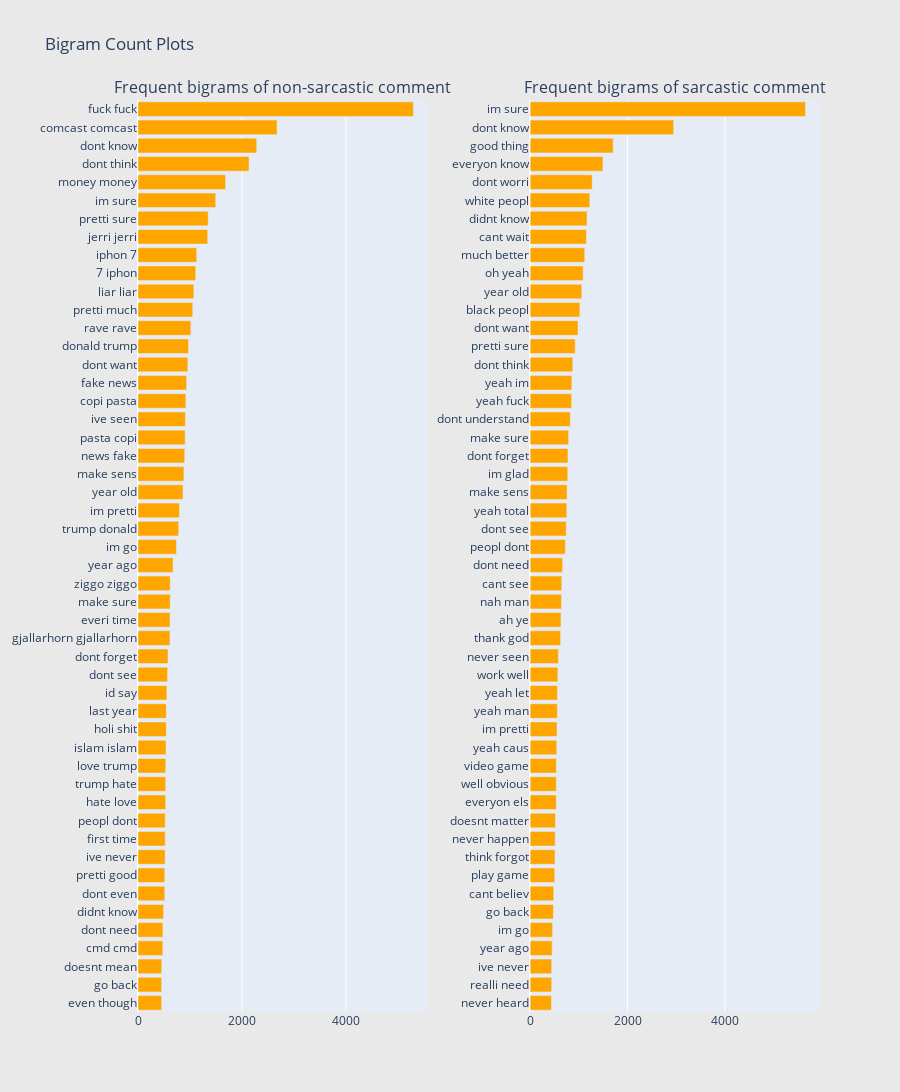

The notebook cell saved with this chart:
### Code cell
freq_dict = defaultdict(int)
for sent in train0_df['processedtext']:
    for word in generate_ngrams(sent,2):
        freq_dict[word] += 1
fd_sorted = pd.DataFrame(sorted(freq_dict.items(), key=lambda x: x[1])[::-1])
fd_sorted.columns = ["word", "wordcount"]
trace0 = horizontal_bar_chart(fd_sorted.head(50), 'orange')


freq_dict = defaultdict(int)
for sent in train1_df['processedtext']:
    for word in generate_ngrams(sent,2):
        freq_dict[word] += 1
fd_sorted = pd.DataFrame(sorted(freq_dict.items(), key=lambda x: x[1])[::-1])
fd_sorted.columns = ["word", "wordcount"]
trace1 = horizontal_bar_chart(fd_sorted.head(50), 'orange')

# Creating two subplots
fig = subplots.make_subplots(rows=1, cols=2, vertical_spacing=0.04,horizontal_spacing=0.15,
                          subplot_titles=["Frequent bigrams of non-sarcastic comment", 
                                          "Frequent bigrams of sarcastic comment"])
fig.append_trace(trace0, 1, 1)
fig.append_trace(trace1, 1, 2)
fig['layout'].update(height=1200, width=900, paper_bgcolor='rgb(233,233,233)', title="Bigram Count Plots")
py.iplot(fig, filename='word-plots')

### Figure 1 — Plotly figure (JSON) as saved in the notebook; plotly's stock layout.template omitted (floating-point values rounded to 4 significant figures)
{"data": [{"marker": {"color": "orange"}, "orientation": "h", "showlegend": false, "type": "bar", "x": [455, 455, 457, 477, 479, 492, 515, 515, 522, 523, 524, 533, 533, 534, 539, 544, 545, 555, 569, 578, 615, 616, 619, 619, 674, 741, 783, 798, 866, 883, 899, 908, 912, 921, 935, 959, 972, 1017, 1053, 1074, 1110, 1129, 1341, 1351, 1495, 1685, 2135, 2283, 2675, 5297], "xaxis": "x", "y": ["even though", "go back", "doesnt mean", "cmd cmd", "dont need", "didnt know", "dont even", "pretti good", "ive never", "first time", "peopl dont", "hate love", "trump hate", "love trump", "islam islam", "holi shit", "last year", "id say", "dont see", "dont forget", "gjallarhorn gjallarhorn", "everi time", "make sure", "ziggo ziggo", "year ago", "im go", "trump donald", "im pretti", "year old", "make sens", "news fake", "pasta copi", "ive seen", "copi pasta", "fake news", "dont want", "donald trump", "rave rave", "pretti much", "liar liar", "7 iphon", "iphon 7", "jerri jerri", "pretti sure", "im sure", "money money", "dont think", "dont know", "comcast comcast", "fuck fuck"], "yaxis": "y"}, {"marker": {"color": "orange"}, "orientation": "h", "showlegend": false, "type": "bar", "x": [437, 442, 442, 452, 461, 478, 484, 504, 510, 514, 520, 537, 538, 538, 546, 552, 560, 560, 569, 580, 626, 633, 643, 649, 666, 723, 741, 752, 758, 772, 776, 790, 824, 851, 856, 875, 925, 983, 1020, 1060, 1088, 1121, 1155, 1168, 1224, 1274, 1495, 1704, 2946, 5653], "xaxis": "x2", "y": ["never heard", "realli need", "ive never", "year ago", "im go", "go back", "cant believ", "play game", "think forgot", "never happen", "doesnt matter", "everyon els", "well obvious", "video game", "yeah caus", "im pretti", "yeah man", "yeah let", "work well", "never seen", "thank god", "ah ye", "nah man", "cant see", "dont need", "peopl dont", "dont see", "yeah total", "make sens", "im glad", "dont forget", "make sure", "dont understand", "yeah fuck", "yeah im", "dont think", "pretti sure", "dont want", "black peopl", "year old", "oh yeah", "much better", "cant wait", "didnt know", "white peopl", "dont worri", "everyon know", "good thing", "dont know", "im sure"], "yaxis": "y2"}], "layout": {"annotations": [{"font": {"size": 16}, "showarrow": false, "text": "Frequent bigrams of non-sarcastic comment", "x": 0.2125, "xanchor": "center", "xref": "paper", "y": 1, "yanchor": "bottom", "yref": "paper"}, {"font": {"size": 16}, "showarrow": false, "text": "Frequent bigrams of sarcastic comment", "x": 0.7875, "xanchor": "center", "xref": "paper", "y": 1, "yanchor": "bottom", "yref": "paper"}], "height": 1200, "paper_bgcolor": "rgb(233,233,233)", "title": {"text": "Bigram Count Plots"}, "width": 900, "xaxis": {"anchor": "y", "domain": [0, 0.425]}, "xaxis2": {"anchor": "y2", "domain": [0.575, 1]}, "yaxis": {"anchor": "x", "domain": [0, 1]}, "yaxis2": {"anchor": "x2", "domain": [0, 1]}}}
